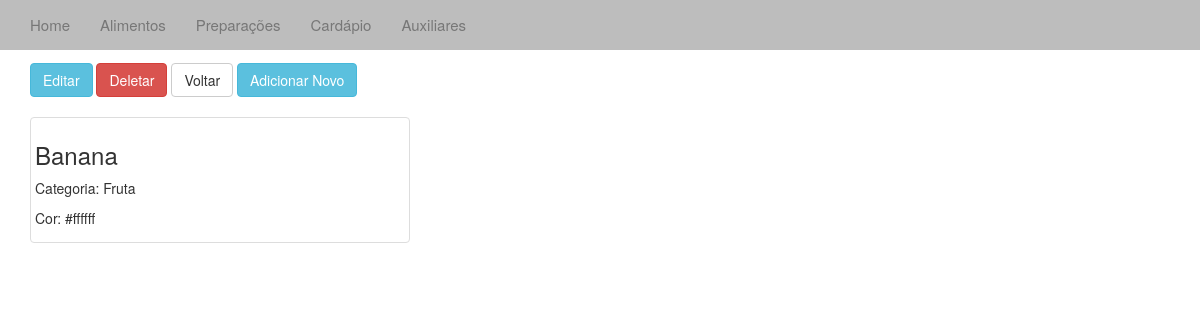
The app's page /veralimento/1/, older data.
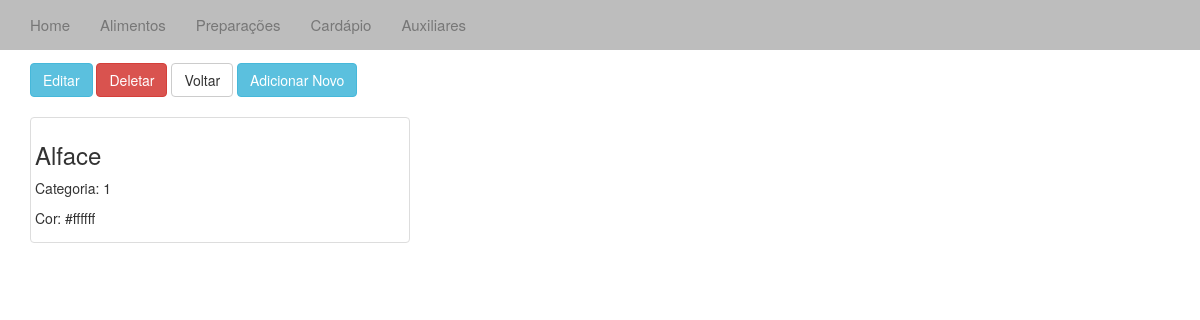
The same page, newer data.
### cardapio/models.py (models this page shows, shortened)
class Alimentos(models.Model):
	desc = models.CharField(max_length=20)
	cat_alimento = models.ForeignKey(Aux)
	cor = models.CharField(max_length=10)

class Aux(models.Model):
	tipo = models.IntegerField(max_length=1)
	desc = models.CharField(max_length=4)
	def __unicode__(self):
		return self.desc

### cardapio/views.py (the view)
# urls.py: url(r'veralimento/(?P<id_alimentos>\d+)/$', 'cardapio.views.veralimento', name='veralimento'),
def veralimento(request, id_alimentos):
	al = get_object_or_404(Alimentos, pk=id_alimentos)
	context = {'al':al}
	return render(request,"veralimento.html", context)

### templates/veralimento.html (shortened to what this page needs)
{% extends "base.html" %}
{% block body%}
<div class="container-fluid">
	<div class="container">
			<h2>Alimento</h2>
			<a href="/editalimento/{{ al.id }}"><button type="button" class="btn btn-info">Editar</button></a>
			<a href="/deletealimento/{{ al.id }}"><button type="button" class="btn btn-danger">Deletar</button></a>
			<a href="/alimentos/"><button type="button" class="btn btn-default">Voltar</button></a>
			<a href="/addalimento/"><button type="button" class="btn btn-info">Adicionar Novo</button></a>
			<br /><br />
			<div class="thumbnail col-sm-4">
				<h3>{{ al.desc }}</h3>
				<p>Categoria: {{ al.cat_alimento }}</p>
				<p>Cor: {{ al.cor }}</p>
			</div>
</div>
{% endblock %}

Row changes from the older to the newer data that the page shows:
changed Alimentos "#ffffff": desc "Banana" → "Alface"; cat_alimento "Fruta" → "1"
